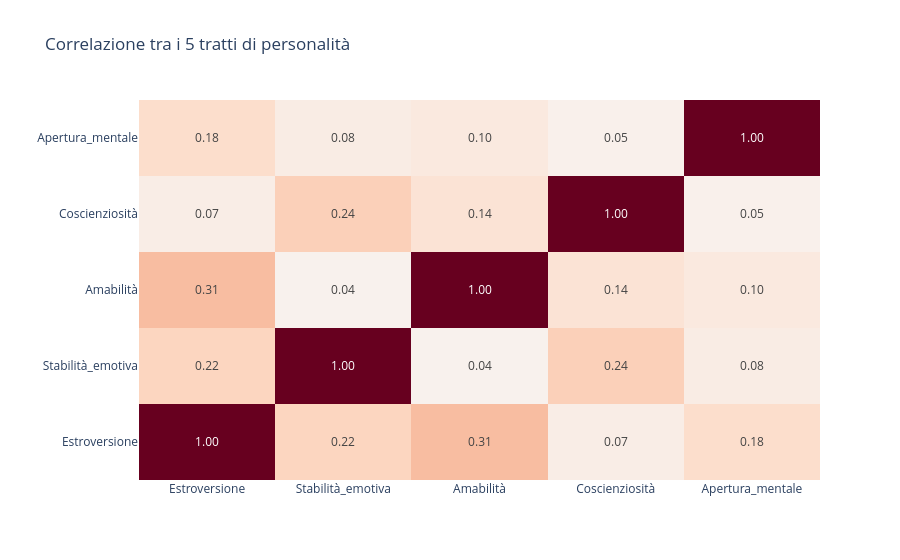

The cell this chart's notebook holds for it:
### Markdown cell above
## 7. Correlazione tra i tratti di personalità

Analizziamo quanto i 5 tratti siano correlati tra loro — ovvero se tendono
ad andare insieme o meno.

Per esempio: una persona più estroversa tende ad essere anche più amichevole?
Chi è più coscienzioso tende ad essere anche più stabile emotivamente?

### Code cell
# Calcolo la matrice di correlazione tra tutti i tratti
tratti = ['Estroversione', 'Stabilità_emotiva', 'Amabilità', 'Coscienziosità', 'Apertura_mentale']
matrice = df[tratti].corr().round(2)

# Heatmap
fig = go.Figure(data=go.Heatmap(
    z=matrice.values,          # i valori della matrice
    x=matrice.columns,         
    y=matrice.index,           
    colorscale='RdBu_r',         
    zmid=0,                    
    texttemplate='%{z:.2f}',   # mostra il valore numerico in ogni cella
    showscale=False
))

fig.update_layout(
    title='Correlazione tra i 5 tratti di personalità',
    xaxis_title='',
    yaxis_title=''
)

fig.show()

### Figure 1 — Plotly figure (JSON) as saved in the notebook; plotly's stock layout.template omitted (floating-point values rounded to 4 significant figures)
{"data": [{"colorscale": [[0, "rgb(5,48,97)"], [0.1, "rgb(33,102,172)"], [0.2, "rgb(67,147,195)"], [0.3, "rgb(146,197,222)"], [0.4, "rgb(209,229,240)"], [0.5, "rgb(247,247,247)"], [0.6, "rgb(253,219,199)"], [0.7, "rgb(244,165,130)"], [0.8, "rgb(214,96,77)"], [0.9, "rgb(178,24,43)"], [1, "rgb(103,0,31)"]], "showscale": false, "texttemplate": "%{z:.2f}", "type": "heatmap", "x": ["Estroversione", "Stabilità_emotiva", "Amabilità", "Coscienziosità", "Apertura_mentale"], "y": ["Estroversione", "Stabilità_emotiva", "Amabilità", "Coscienziosità", "Apertura_mentale"], "z": [[1.0, 0.22, 0.31, 0.07, 0.18], [0.22, 1.0, 0.04, 0.24, 0.08], [0.31, 0.04, 1.0, 0.14, 0.1], [0.07, 0.24, 0.14, 1.0, 0.05], [0.18, 0.08, 0.1, 0.05, 1.0]], "zmid": 0}], "layout": {"title": {"text": "Correlazione tra i 5 tratti di personalità"}, "xaxis": {"title": {"text": ""}}, "yaxis": {"title": {"text": ""}}}}
